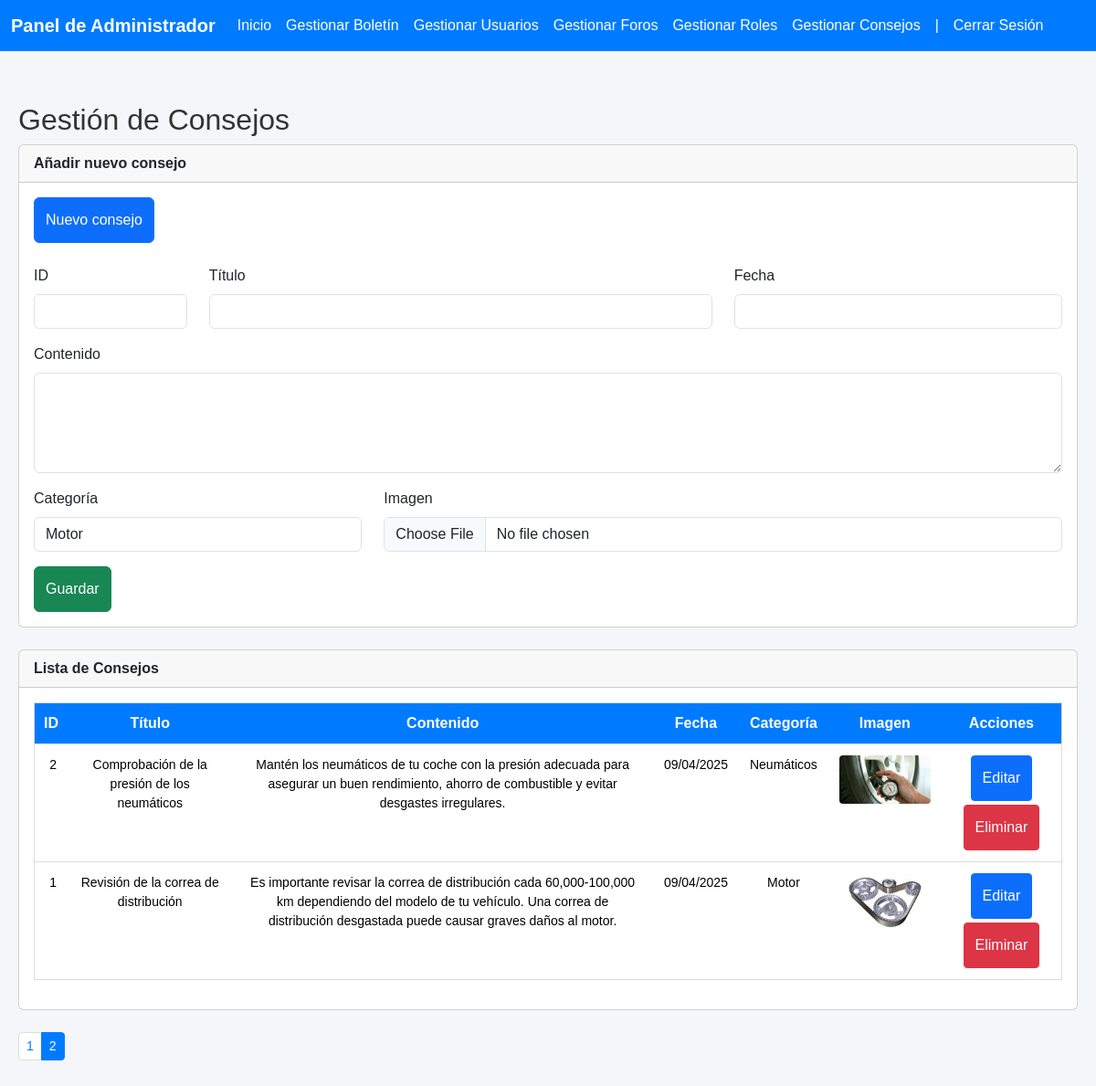
The app's page /admin/consejos.php?p=2 (signed in) with its own data.
### tables this page shows
CREATE TABLE `consejos` (
  `id` int(11) NOT NULL,
  `titulo` varchar(255) NOT NULL,
  `contenido` text NOT NULL,
  `categoria` varchar(100) NOT NULL,
  `imagen` varchar(255) DEFAULT NULL,
  `fecha` datetime NOT NULL DEFAULT current_timestamp()
);

### admin/consejos.php (called while the page is built, shortened)
<?php
$conn = db_open();
$por_pagina = 4;
$pagina_actual = isset($_GET['p']) ? max(1, intval($_GET['p'])) : 1;
$offset = ($pagina_actual - 1) * $por_pagina;
$consejos = db_query($conn, "SELECT * FROM consejos ORDER BY fecha DESC LIMIT ? OFFSET ?", [$por_pagina, $offset]);
require('vistas/plantilla.html.php');
?>

### librerias/db_mysql.php (called while the page is built, shortened)
<?php
function db_query($conn, $sql, $values = null)
{
    try {
        $stmt = mysqli_prepare($conn, $sql);
        if ($values) {
            $types = str_repeat("s", count($values));
            mysqli_stmt_bind_param($stmt, $types, ...$values);
        }
        mysqli_stmt_execute($stmt);
        $res = mysqli_stmt_get_result($stmt);
        if (gettype($res) == 'boolean') {
            return $res;
        } else {
            $data = mysqli_fetch_all($res, MYSQLI_ASSOC);
            return $data;
        }
    } catch (Exception $e) {
        echo "Error: " . $e->getMessage();
        return false;
    }
}

### admin/vistas/consejos.html.php (the view, shortened to what this page needs)
<h2>Gestión de Consejos</h2>
<div class="card mb-4">
    <div class="card-header">
        <strong><?php echo isset($consejo) ? 'Editar consejo' : 'Añadir nuevo consejo'; ?></strong>
    </div>
    <div class="card-body">
        <div class="mb-4">
            <a class="btn btn-primary" href="consejos.php">Nuevo consejo</a>
        </div>
        <form action="consejos.php" method="post" enctype="multipart/form-data">
            <div class="row">
                <div class="col-md-2 mb-3">
                    <label class="form-label">ID</label>
                    <input class="form-control" type="text" name="id" value="<?php echo isset($consejo) ? $consejo['id'] : ''; ?>" readonly>
                </div>
                <div class="col-md-6 mb-3">
                    <label class="form-label">Título</label>
                    <input class="form-control" type="text" name="titulo" maxlength="50" value="<?php echo isset($consejo) ? $consejo['titulo'] : ''; ?>" required>
                </div>
                <div class="col-md-4 mb-3">
                    <label class="form-label">Fecha</label>
                    <input class="form-control" type="text" name="fecha" value="<?php echo isset($consejo) ? $consejo['fecha'] : ''; ?>" readonly>
                </div>
                <div class="col-12 mb-3">
                    <label class="form-label">Contenido</label>
                    <textarea class="form-control" name="contenido" maxlength="500" rows="4" required><?php echo isset($consejo) ? $consejo['contenido'] : ''; ?></textarea>
                </div>
                <div class="col-md-4 mb-3">
                    <label class="form-label">Categoría</label>
                    <select class="form-control" name="categoria" required>
                        <option value="Motor" <?php echo isset($consejo) && $consejo['categoria'] == 'Motor' ? 'selected' : ''; ?>>Motor</option>
                    </select>
                </div>
                <div class="col-md-8 mb-3">
                    <label class="form-label">Imagen</label>
                    <input type="file" class="form-control" name="imagen" accept="image/*">
                </div>
                <div class="col-12">
                    <button type="submit" class="btn btn-success">Guardar</button>
                </div>
            </div>
        </form>
    </div>
</div>
<div class="card">
    <div class="card-header">
        <strong>Lista de Consejos</strong>
    </div>
    <div class="card-body table-responsive">
        <table class="table">
            <tr>
                <th>ID</th>
                <th>Título</th>
                <th>Contenido</th>
                <th>Fecha</th>
                <th>Categoría</th>
                <th>Imagen</th>
                <th>Acciones</th>
            </tr>
            <?php if (!empty($consejos)): ?>
                <?php foreach ($consejos as $consejo): ?>
                    <tr>
                        <td class="text-end"><?php echo $consejo['id']; ?></td>
                        <td><?php echo $consejo['titulo']; ?></td>
                        <td><?php echo $consejo['contenido']; ?></td>
                        <td><?php echo date('d/m/Y', strtotime($consejo['fecha'])); ?></td>
                        <td><?php echo $consejo['categoria']; ?></td>
                        <td class="text-center">
                            <?php if (!empty($consejo['imagen'])): ?>
                                <img src="../admin/imagenes/consejos/<?php echo $consejo['imagen']; ?>"
                                     alt="Imagen del consejo"
                                     style="max-width: 100px; height: auto; object-fit: contain; border-radius: 4px;">
                            <?php else: ?>
                                <span class="text-muted">Sin imagen</span>
                            <?php endif; ?>
                        </td>
                        <td class="text-center">
                            <a class="btn btn-sm btn-primary mb-1" href="consejos.php?editar=<?php echo $consejo['id']; ?>">Editar</a>
                            <a class="btn btn-sm btn-danger" href="consejos.php?borrar=<?php echo $consejo['id']; ?>" onclick="return confirm('¿Seguro que quieres eliminar este consejo?')">Eliminar</a>
                        </td>
                    </tr>
                <?php endforeach; ?>
            <?php else: ?>
                <tr>
                    <td colspan="7" class="text-center">No hay consejos creados.</td>
                </tr>
            <?php endif; ?>
        </table>
    </div>
</div>
<br>
<?php include("paginacion.html.php"); ?>

### admin/vistas/estilos/fff.css (style rules this page uses)
body { margin: 0; padding-top: 4.5rem; padding-bottom: 0; background-color: #f4f6f9; color: #333; font-family: Arial, sans-serif; display: flex; flex-direction: column; justify-content: flex-start; align-items: center; height: 100vh; }
img, .img { max-width: 100%; height: auto; }
.btn { padding: 0.75rem; font-size: 1rem; }
.text-center img { max-width: 50%; max-height: 120px; }
.table { font-size: 14px; border: 1px solid #ddd; width: 100%; }
.table th, .custom-table-header th { text-align: center; background-color: #007bff; color: white; font-size: 16px; padding: 10px; font-weight: bold; }
.table td { text-align: center; padding: 12px; }

### records on screen
consejos: id "2", titulo "Comprobación de la presión de los neumáticos", contenido "Mantén los neumáticos de tu coche con la presión adecuada para asegurar un buen rendimiento, ahorro de combustible y evitar desgastes irregulares.", fecha "09/04/2025", categoria "Neumáticos", imagen (picture)
consejos: id "1", titulo "Revisión de la correa de distribución", contenido "Es importante revisar la correa de distribución cada 60,000-100,000 km dependiendo del modelo de tu vehículo. Una correa de distribución desgastada puede causar graves daños al motor.", fecha "09/04/2025", categoria "Motor", imagen (picture)
